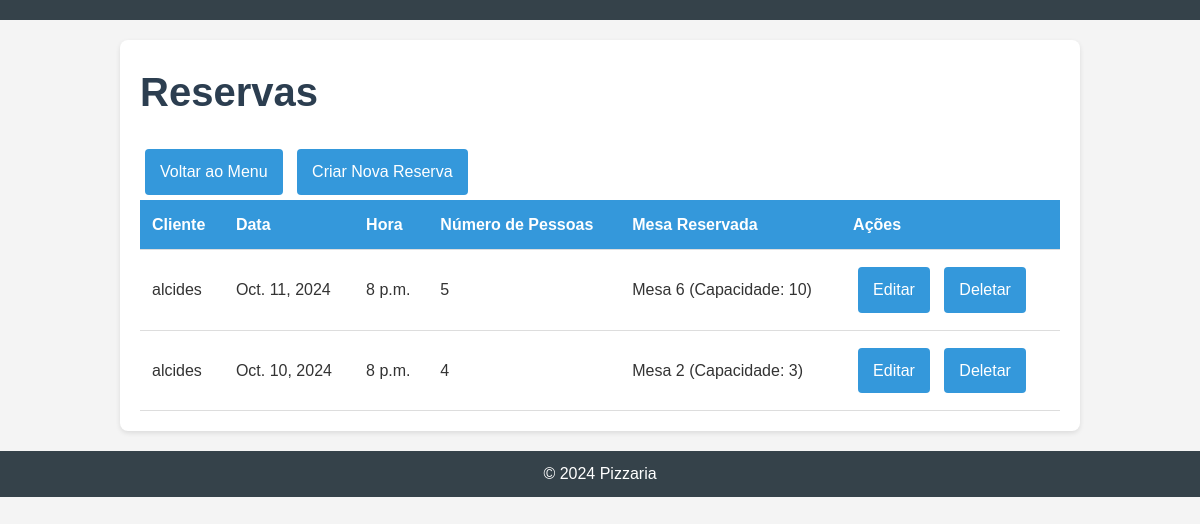
Screenshot of /core/reservas/ with the database file from the repository.
### core/models.py (models this page shows, shortened)
class Reserva(models.Model):
    cliente = models.ForeignKey(Cliente, on_delete=models.CASCADE)  # Relaciona a reserva com o cliente
    mesa = models.ForeignKey(Mesa, on_delete=models.CASCADE)  # Relaciona a reserva com a mesa
    data_reserva = models.DateField()
    hora_reserva = models.TimeField()
    num_pessoas = models.IntegerField()

class Cliente(models.Model):
    user = models.OneToOneField(User, on_delete=models.CASCADE)
    telefone = models.CharField(max_length=15)

class Mesa(models.Model):
    numero = models.IntegerField(unique=True)  # Número da mesa
    capacidade = models.IntegerField()  # Capacidade da mesa
    def __str__(self):
        return f'Mesa {self.numero} (Capacidade: {self.capacidade})'

### core/views.py (the view)
# urls.py: path('reservas/', views.lista_reservas, name='lista_reservas'),
def lista_reservas(request):
    reservas = Reserva.objects.all()
    return render(request, 'core/lista_reservas.html', {'reservas': reservas})

### core/templates/core/lista_reservas.html (shortened to what this page needs)
{% extends 'core/base.html' %}
{% block content %}
<div class="container">
    <h1>Reservas</h1>
    <a href="{% url 'menu' %}" class="button">Voltar ao Menu</a>
    <a href="{% url 'criar_reserva' %}" class="button">Criar Nova Reserva</a>
    <table>
        <thead>
            <tr>
                <th>Cliente</th>
                <th>Data</th>
                <th>Hora</th>
                <th>Número de Pessoas</th>
                <th>Mesa Reservada</th>
                <th>Ações</th>
            </tr>
        </thead>
        <tbody>
            {% for reserva in reservas %}
            <tr>
                <td>{{ reserva.cliente.user.username }}</td>
                <td>{{ reserva.data_reserva }}</td>
                <td>{{ reserva.hora_reserva }}</td>
                <td>{{ reserva.num_pessoas }}</td>
                <td>{{ reserva.mesa }}</td>
                <td>
                    <a href="{% url 'editar_reserva' reserva.id %}" class="button">Editar</a>
                    <a href="{% url 'deletar_reserva' reserva.id %}" class="button button-delete">Deletar</a>
                </td>
            </tr>
            {% empty %}
            <tr>
                <td colspan="5">Nenhuma reserva encontrada.</td>
            </tr>
            {% endfor %}
        </tbody>
    </table>
</div>
{% endblock %}

### core/static/css/styles.css (style rules this page uses)
* { margin: 0; padding: 0; box-sizing: border-box; }
body { font-family: 'Arial', sans-serif; line-height: 1.6; background-color: #fffbf0; color: #333; }
h1 { font-size: 2.5em; color: #35424a; margin-bottom: 10px; }

### core/templates/core/lista_reservas.html (style rules this page uses)
* { margin: 0; padding: 0; box-sizing: border-box; }
body { font-family: Arial, sans-serif; background-color: #f4f4f4; color: #333; }
.container { width: 80%; margin: 20px auto; padding: 20px; background-color: #fff; border-radius: 8px; box-shadow: 0 2px 5px rgba(0, 0, 0, 0.1); }
h1 { color: #2c3e50; margin-bottom: 20px; }
table { width: 100%; border-collapse: collapse; }
table th, table td { padding: 12px; text-align: left; border-bottom: 1px solid #ddd; }
table th { background-color: #3498db; color: white; }
.button { display: inline-block; padding: 10px 15px; margin: 5px; color: white; background-color: #3498db; border: none; border-radius: 4px; text-decoration: none; transition: background-color 0.3s; }

### rows the page displays
Reserva: cliente.user.username "alcides", data_reserva "Oct. 11, 2024", hora_reserva "8 p.m.", num_pessoas "5", mesa "Mesa 6 (Capacidade: 10)"
Reserva: cliente.user.username "alcides", data_reserva "Oct. 10, 2024", hora_reserva "8 p.m.", num_pessoas "4", mesa "Mesa 2 (Capacidade: 3)"
